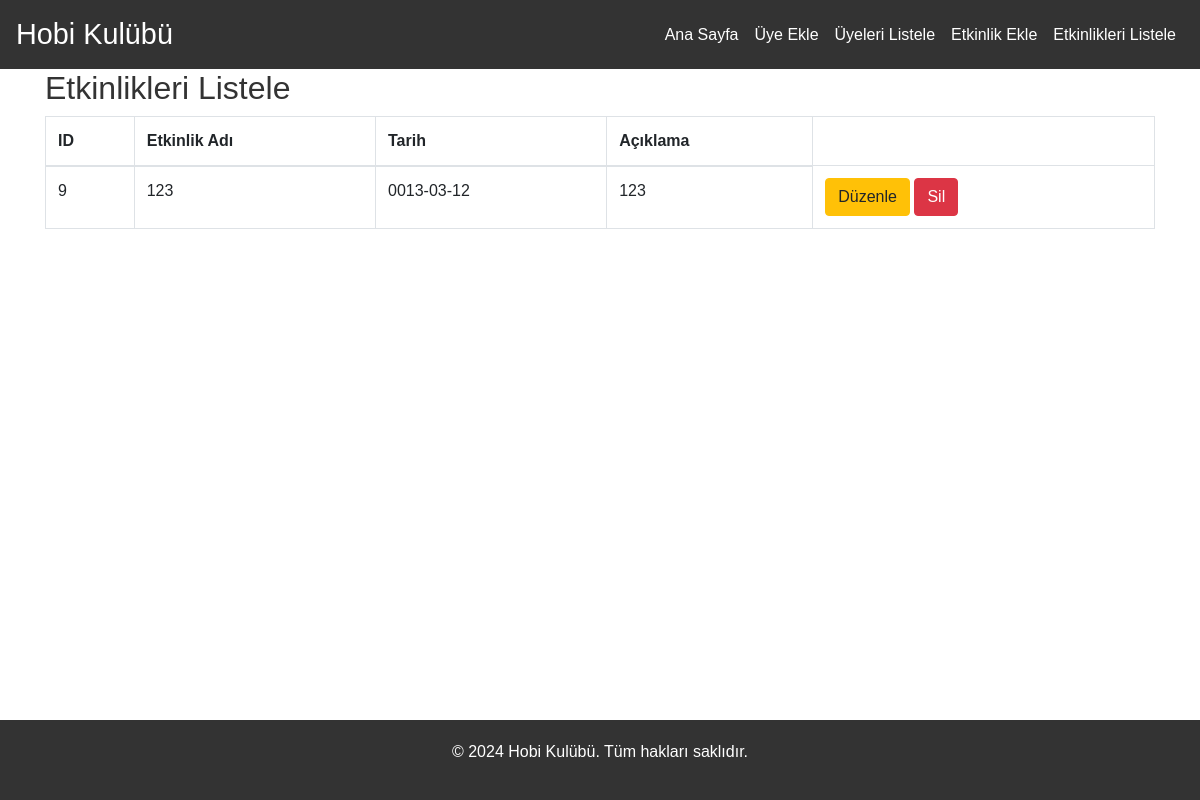
The app's page /etkinlikleri_listele.php (signed in) with its own data.
### tables this page shows
CREATE TABLE `etkinlikler` (
  `id` int(11) NOT NULL,
  `ad` varchar(100) DEFAULT NULL,
  `tarih` date DEFAULT NULL,
  `aciklama` text DEFAULT NULL
);

### etkinlikleri_listele.php (the view, shortened to what this page needs)
<?php include 'config.php'; ?>
<!DOCTYPE html>
<html lang="tr">
<head>
    <link rel="stylesheet" href="https://maxcdn.bootstrapcdn.com/bootstrap/4.5.2/css/bootstrap.min.css">
    <link rel="stylesheet" href="css/style.css">
</head>
<body>
<nav class="navbar navbar-expand-lg">
        <a class="navbar-brand" href="index.php">Hobi Kulübü</a>
        <div class="collapse navbar-collapse" id="navbarNav">
            <ul class="navbar-nav ml-auto">
                <li class="nav-item">
                    <a class="nav-link" href="index.php">Ana Sayfa</a>
                </li>
                <li class="nav-item">
                    <a class="nav-link" href="uye_ekle.php">Üye Ekle</a>
                </li>
                <li class="nav-item">
                    <a class="nav-link" href="uyeleri_listele.php">Üyeleri Listele</a>
                </li>
                <li class="nav-item">
                    <a class="nav-link" href="etkinlik_ekle.php">Etkinlik Ekle</a>
                </li>
                <li class="nav-item">
                    <a class="nav-link" href="etkinlikleri_listele.php">Etkinlikleri Listele</a>
                </li>
            </ul>
        </div>
    </nav>
    <div class="container">
        <h2>Etkinlikleri Listele</h2>
        <table class="table table-bordered">
            <thead>
                <tr>
                    <th>ID</th>
                    <th>Etkinlik Adı</th>
                    <th>Tarih</th>
                    <th>Açıklama</th>
                </tr>
            </thead>
            <tbody>
                <?php
                $sql = "SELECT * FROM etkinlikler";
                $result = $conn->query($sql);
                if ($result->num_rows > 0) {
                    while($row = $result->fetch_assoc()) {
                        echo "<tr>
                            <td>{$row['id']}</td>
                            <td>{$row['ad']}</td>
                            <td>{$row['tarih']}</td>
                            <td>{$row['aciklama']}</td>
                            <td>
                                <a href='etkinlik_duzenle.php?id={$row['id']}' class='btn btn-warning'>Düzenle</a>
                                <a href='etkinlik_sil.php?id={$row['id']}' class='btn btn-danger'>Sil</a>
                            </td>
                        </tr>";
                    }
                } else {
                    echo "<tr><td colspan='4'>Hiç etkinlik bulunamadı</td></tr>";
                }
                ?>
            </tbody>
        </table>
    </div>
</body>
<footer class="footer mt-4">
        <div class="container">
            <p>&copy; 2024 Hobi Kulübü. Tüm hakları saklıdır.</p>
        </div>
    </footer>
</html>

### style.css (style rules this page uses)
body { background-color: #f0f0f0; color: #333; font-family: Arial, sans-serif; }
.navbar { background-color: #333; }
.navbar-brand { font-size: 1.8em; color: #fff !important; }
.navbar-nav .nav-link { color: #fff !important; }
.footer { background-color: #333; color: #fff; text-align: center; padding: 20px 0; }
.container h2 { color: #333; }
.footer { position: fixed; left: 0; bottom: 0; width: 100%; background-color: #333; color: #fff; text-align: center; padding: 20px 0; z-index: 9999; }

### etkinlikleri_listele.php (style rules this page uses)
body { background: url('123.jpg') no-repeat center center; background-size: cover; }
.navbar { background-color: #333; }
.navbar-brand { font-size: 1.8em; color: #fff; }
.navbar-nav .nav-link { color: #fff; }
.footer { background-color: #333; color: #fff; text-align: center; padding: 20px 0; }

### records on screen
etkinlikler: id "9", ad "123", tarih "0013-03-12", aciklama "123"
